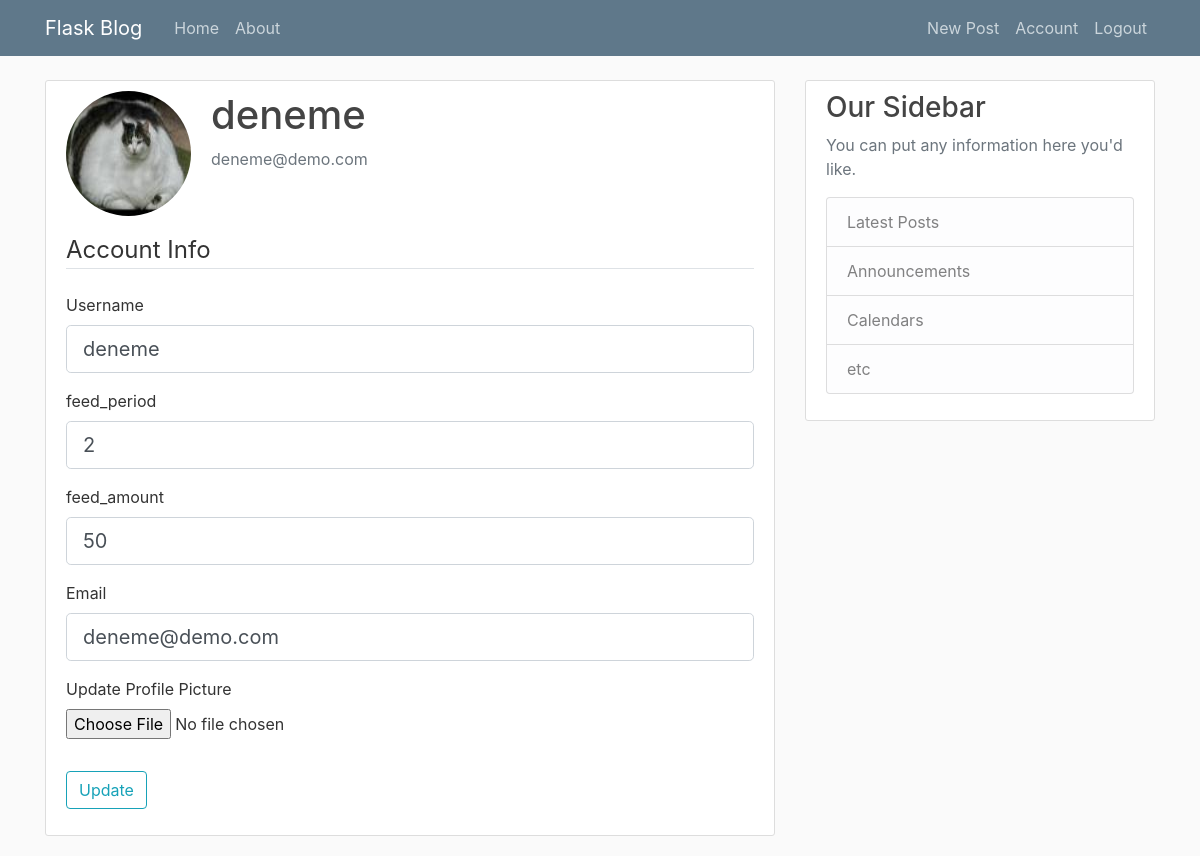
Page /account (signed in) on the committed database.
### flaskblog/models.py (models this page shows, shortened)
class User(db.Model, UserMixin):
    id = db.Column(db.Integer, primary_key=True)
    username = db.Column(db.String(20), unique=True, nullable=False)
    email = db.Column(db.String(120), unique=True, nullable=False)
    feed_period = db.Column(db.Integer, nullable=False, default=6)
    feed_amount = db.Column(db.Integer, nullable=False, default=50)
    image_file = db.Column(db.String(20), nullable=False, default='default.jpg')
    password = db.Column(db.String(60), nullable=False)
    posts = db.relationship('Post', backref='author', lazy=True)

### flaskblog/routes.py (the view)
@app.route("/account", methods=['GET', 'POST'])
@login_required
def account():
    form = UpdateAccountForm()
    if form.validate_on_submit():
        if form.picture.data:
            picture_file = save_picture(form.picture.data)
            current_user.image_file = picture_file
        current_user.username = form.username.data
        current_user.email = form.email.data
        current_user.feed_amount = form.feed_amount.data
        current_user.feed_period = form.feed_period.data
        db.session.commit()
        flash('Your account has been updated!', 'success')
        return redirect(url_for('account'))
    elif request.method == 'GET':
        form.username.data = current_user.username
        form.email.data = current_user.email
        form.feed_amount.data = current_user.feed_amount
        form.feed_period.data = current_user.feed_period
    image_file = url_for('static', filename='profile_pics/' + current_user.image_file)
    return render_template('account.html', title='Account',
                           image_file=image_file, form=form)

### flaskblog/forms.py (shortened to what this page needs)
class UpdateAccountForm(FlaskForm):
    username = StringField('Username',
                           validators=[DataRequired(), Length(min=2, max=20)])
    email = StringField('Email',
                        validators=[DataRequired(), Email()])
    feed_amount = IntegerField('feed_amount', validators=[DataRequired()])
    feed_period= IntegerField('feed_period', validators=[DataRequired()])
    picture = FileField('Update Profile Picture', validators=[FileAllowed(['jpg', 'png'])])
    submit = SubmitField('Update')

### flaskblog/models.py (called while the page is built)
@login_manager.user_loader
def load_user(user_id):
    return User.query.get(int(user_id))

### flaskblog/templates/account.html (shortened to what this page needs)
{% extends "layout.html" %}
{% block content %}
    <div class="content-section">
      <div class="media">
        <img class="rounded-circle account-img" src="{{ image_file }}">
        <div class="media-body">
          <h2 class="account-heading">{{ current_user.username }}</h2>
          <p class="text-secondary">{{ current_user.email }}</p>
        </div>
      </div>
        <form method="POST" action="" enctype="multipart/form-data">
            <fieldset class="form-group">
                <legend class="border-bottom mb-4">Account Info</legend>
                <div class="form-group">
                    {{ form.username.label(class="form-control-label") }}
                    {% if form.username.errors %}
                        {{ form.username(class="form-control form-control-lg is-invalid") }}
                        <div class="invalid-feedback">
                            {% for error in form.username.errors %}
                                <span>{{ error }}</span>
                            {% endfor %}
                        </div>
                    {% else %}
                        {{ form.username(class="form-control form-control-lg") }}
                    {% endif %}
                </div>
                <div class="form-group">
                    {{ form.feed_period.label(class="form-control-label") }}
                    {% if form.feed_period.errors %}
                        {{ form.feed_period(class="form-control form-control-lg is-invalid") }}
                        <div class="invalid-feedback">
                            {% for error in form.feed_period.errors %}
                                <span>{{ error }}</span>
                            {% endfor %}
                        </div>
                    {% else %}
                        {{ form.feed_period(class="form-control form-control-lg") }}
                    {% endif %}
                </div>
                <div class="form-group">
                    {{ form.feed_amount.label(class="form-control-label") }}
                    {% if form.feed_amount.errors %}
                        {{ form.feed_amount(class="form-control form-control-lg is-invalid") }}
                        <div class="invalid-feedback">
                            {% for error in form.feed_amount.errors %}
                                <span>{{ error }}</span>
                            {% endfor %}
                        </div>
                    {% else %}
                        {{ form.feed_amount(class="form-control form-control-lg") }}
                    {% endif %}
                </div>
                <div class="form-group">
                    {{ form.email.label(class="form-control-label") }}
                    {% if form.email.errors %}
                        {{ form.email(class="form-control form-control-lg is-invalid") }}
                        <div class="invalid-feedback">
                            {% for error in form.email.errors %}
                                <span>{{ error }}</span>
                            {% endfor %}
                        </div>
                    {% else %}
                        {{ form.email(class="form-control form-control-lg") }}
                    {% endif %}
                </div>
                 <div class="form-group">
                    {{ form.picture.label() }}
                    {{ form.picture(class="form-control-file") }}
                </div>
            </fieldset>
            <div class="form-group">
                {{ form.submit(class="btn btn-outline-info") }}
            </div>
        </form>
    </div>
{% endblock content %}

### flaskblog/static/main.css (style rules this page uses)
body { background: #fafafa; color: #333333; margin-top: 5rem; }
h1, h2, h3, h4, h5, h6 { color: #444444; }
.content-section { background: #ffffff; padding: 10px 20px; border: 1px solid #dddddd; border-radius: 3px; margin-bottom: 20px; }
.account-img { height: 125px; width: 125px; margin-right: 20px; margin-bottom: 16px; }
.account-heading { font-size: 2.5rem; }

### rows in the picture
User: username "deneme", email "deneme@demo.com", feed_period "2", feed_amount "50"
